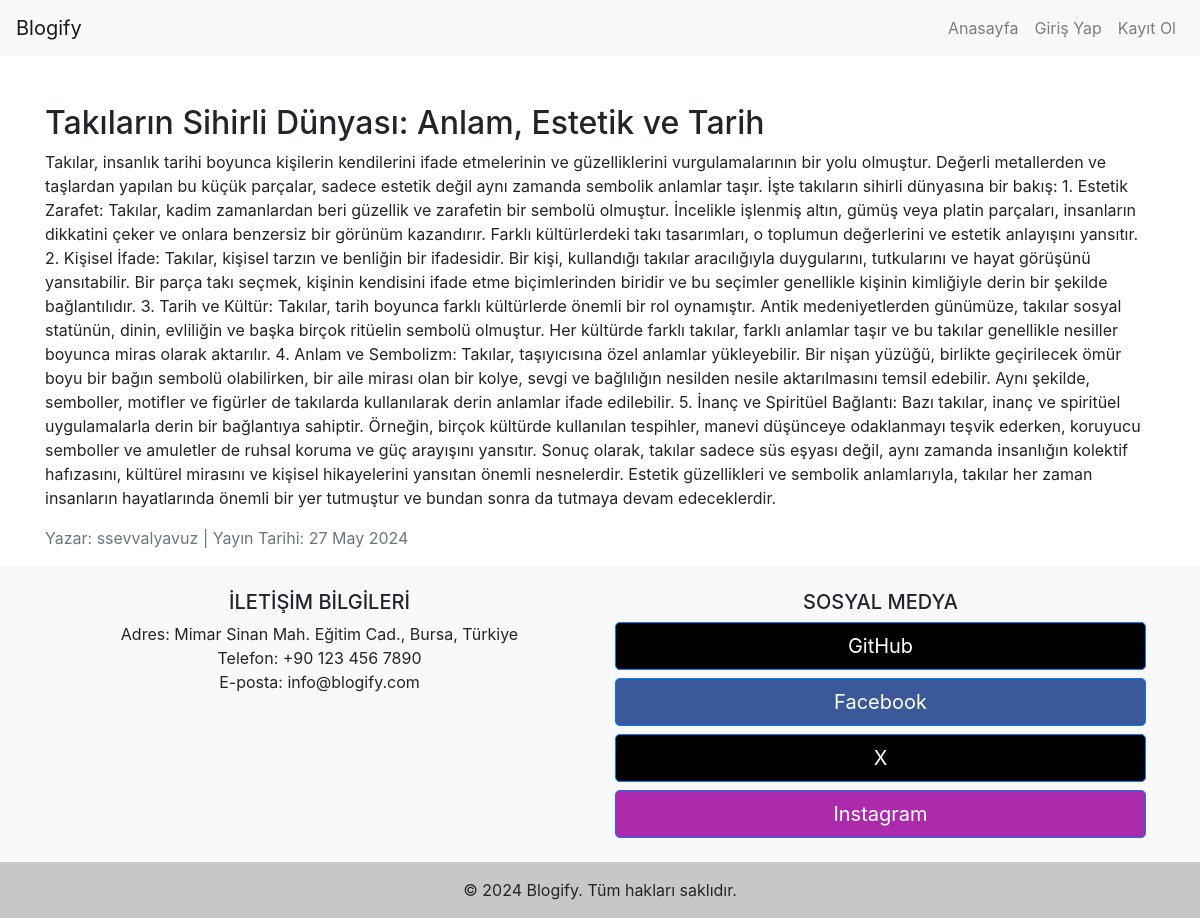
Screenshot of /blog/read_more.php?id=4 with the database file from the repository.
### tables this page shows
CREATE TABLE `blog_posts` (
  `id` int(11) NOT NULL,
  `title` varchar(255) NOT NULL,
  `content` text NOT NULL,
  `author` varchar(255) NOT NULL,
  `created_at` timestamp NOT NULL DEFAULT current_timestamp() ON UPDATE current_timestamp()
);

### blog/read_more.php (the view)
<?php
include 'header.php';
include 'db.php';
if (isset($_GET['id']) && !empty($_GET['id'])) {
    $post_id = $_GET['id'];
    $query = "SELECT * FROM blog_posts WHERE id = ?";
    $stmt = $conn->prepare($query);
    $stmt->bind_param("i", $post_id);
    $stmt->execute();
    $result = $stmt->get_result();
    if ($result->num_rows > 0) {
        $row = $result->fetch_assoc();
        ?>
        <div class="container mt-5">
            <h2><?php echo $row['title']; ?></h2>
            <p><?php echo $row['content']; ?></p>
            <p class="text-muted">Yazar: <?php echo $row['author']; ?> | Yayın Tarihi: <?php echo date('d M Y', strtotime($row['created_at'])); ?></p>
        </div>
        <?php
    } else {
        echo "<div class='container mt-5'><p>Blog yazısı bulunamadı.</p></div>";
    }
} else {
    echo "<div class='container mt-5'><p>Blog yazısı ID'si belirtilmedi.</p></div>";
}
include 'footer.php';
?>

### rows the page displays
blog_posts: title "Takıların Sihirli Dünyası: Anlam, Estetik ve Tarih", content "Takılar, insanlık tarihi boyunca kişilerin kendilerini ifade etmelerinin ve güzelliklerini vurgulamalarının bir yolu olmuştur. Değerli metallerden ve taşlardan yapılan bu küçük parçalar, sadece estetik değil aynı zamanda sembolik anlamlar taşır. İşte takıların sihirli dünyasına bir bakış: 1. Estetik Zarafet: Takılar, kadim zamanlardan beri güzellik ve zarafetin bir sembolü olmuştur. İncelikle işlenmiş altın, gümüş veya platin parçaları, insanların dikkatini çeker ve onlara benzersiz bir görünüm kazandırır. Farklı kültürlerdeki takı tasarımları, o toplumun değerlerini ve estetik anlayışını yansıtır. 2. Kişisel İfade: Takılar, kişisel tarzın ve benliğin bir ifadesidir. Bir kişi, kullandığı…", author "ssevvalyavuz", created_at "27 May 2024"
